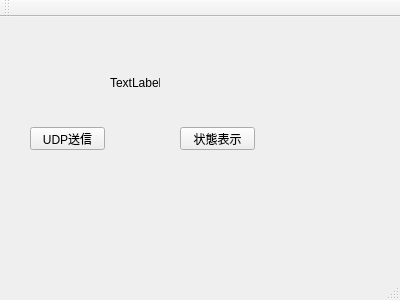
<?xml version="1.0" encoding="UTF-8"?>
<ui version="4.0">
 <class>MainWindow</class>
 <widget class="QMainWindow" name="MainWindow">
  <property name="geometry">
   <rect>
    <x>0</x>
    <y>0</y>
    <width>400</width>
    <height>300</height>
   </rect>
  </property>
  <property name="windowTitle">
   <string>MainWindow</string>
  </property>
  <widget class="QWidget" name="centralWidget">
   <widget class="QPushButton" name="pushButton">
    <property name="geometry">
     <rect>
      <x>30</x>
      <y>110</y>
      <width>75</width>
      <height>23</height>
     </rect>
    </property>
    <property name="text">
     <string>UDP送信</string>
    </property>
   </widget>
   <widget class="QPushButton" name="pushButton_2">
    <property name="geometry">
     <rect>
      <x>180</x>
      <y>110</y>
      <width>75</width>
      <height>23</height>
     </rect>
    </property>
    <property name="text">
     <string>状態表示</string>
    </property>
   </widget>
   <widget class="QLabel" name="label">
    <property name="geometry">
     <rect>
      <x>110</x>
      <y>60</y>
      <width>50</width>
      <height>12</height>
     </rect>
    </property>
    <property name="text">
     <string>TextLabel</string>
    </property>
   </widget>
  </widget>
  <widget class="QMenuBar" name="menuBar">
   <property name="geometry">
    <rect>
     <x>0</x>
     <y>0</y>
     <width>400</width>
     <height>24</height>
    </rect>
   </property>
  </widget>
  <widget class="QToolBar" name="mainToolBar">
   <attribute name="toolBarArea">
    <enum>TopToolBarArea</enum>
   </attribute>
   <attribute name="toolBarBreak">
    <bool>false</bool>
   </attribute>
  </widget>
  <widget class="QStatusBar" name="statusBar"/>
 </widget>
 <layoutdefault spacing="6" margin="11"/>
 <resources/>
 <connections/>
</ui>
